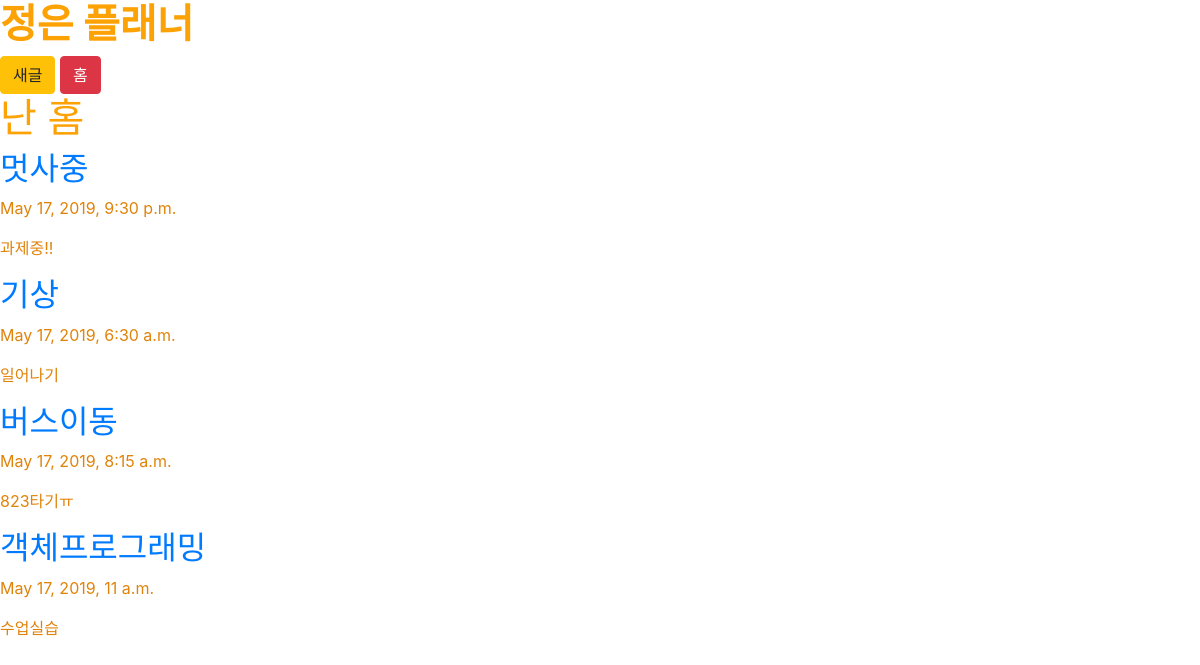
Page /planner/home/ on the committed database.
### planner/models.py (models this page shows, shortened)
class Planner(models.Model):
    author=models.ForeignKey('auth.User',on_delete=models.CASCADE)
    title=models.CharField(max_length=200)
    text=models.TextField()
    created_date=models.DateTimeField(default=timezone.now)
    published_date=models.DateTimeField(blank=True,null=True)

### planner/views.py (the view)
# urls.py: 2. Add a URL to urlpatterns:  path('', views.home, name='home')
def home(request):
    planners=Planner.objects
    return render(request,'planner/home.html',{'planners':planners})

### planner/templates/planner/home.html
{% extends "planner/base.html" %}
{% block content %}
    <h1>난 홈</h1>
    {% for planner in planners.all %}
        <div>
            <h2><a href = "{% url 'detail' planner.id %}">{{planner.title}}</a></h2>
            <p>{{planner.created_date}}</p>
            <p>{{planner.text}}</p>
        </div>
    {% endfor %}
{% endblock %}

### planner/templates/planner/base.html (shortened to what this page needs)
{% load static %}
<html>
<head>
    <link rel="stylesheet" href="{% static 'css/planner.css' %}">
    <link rel="stylesheet" href="https://stackpath.bootstrapcdn.com/bootstrap/4.3.1/css/bootstrap.min.css">
</head>
<body>
    <h1><strong>정은 플래너</strong></h1>
    <div>
        <a href ="{% url 'new' %}"class="btn btn-warning">새글</a>
        <a href ="{% url 'home' %}" class="btn btn-danger">홈</a>
    </div>
    {% block content %}
    {% endblock %}
</body>
</html>

### planner/static/css/planner.css (style rules this page uses)
h1 { color: #FCA205; }
p { color: #e0830a; }
a { color: hsl(212, 87%, 70%); }

### rows in the picture
Planner: title "멋사중", created_date "May 17, 2019, 9:30 p.m.", text "과제중!!"
Planner: title "기상", created_date "May 17, 2019, 6:30 a.m.", text "일어나기"
Planner: title "버스이동", created_date "May 17, 2019, 8:15 a.m.", text "823타기ㅠ"
Planner: title "객체프로그래밍", created_date "May 17, 2019, 11 a.m.", text "수업실습"
